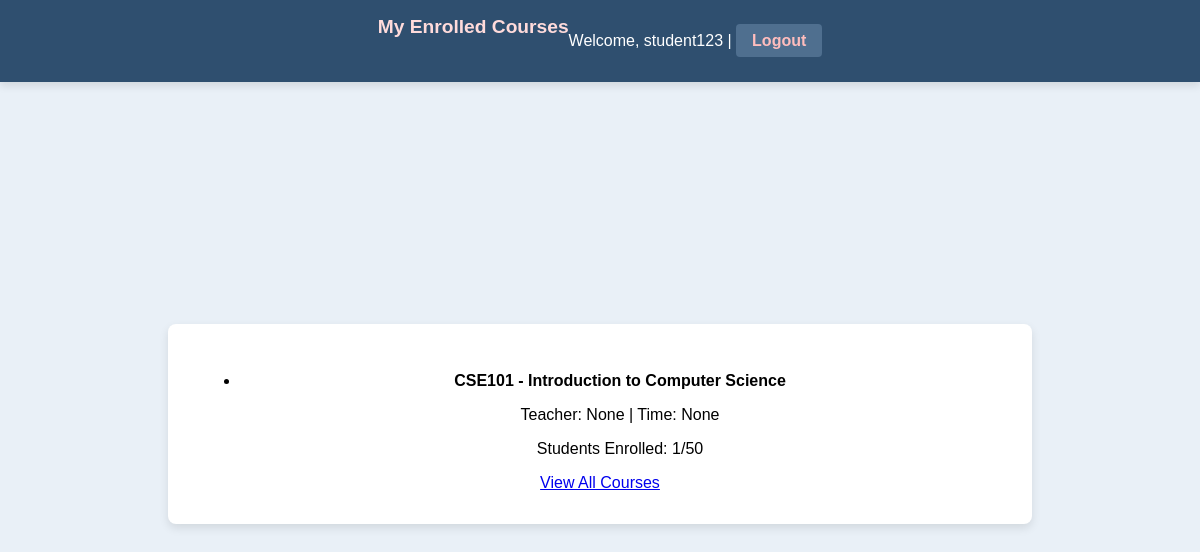
/student/my_courses (signed in), run on an earlier commit of the app's database.
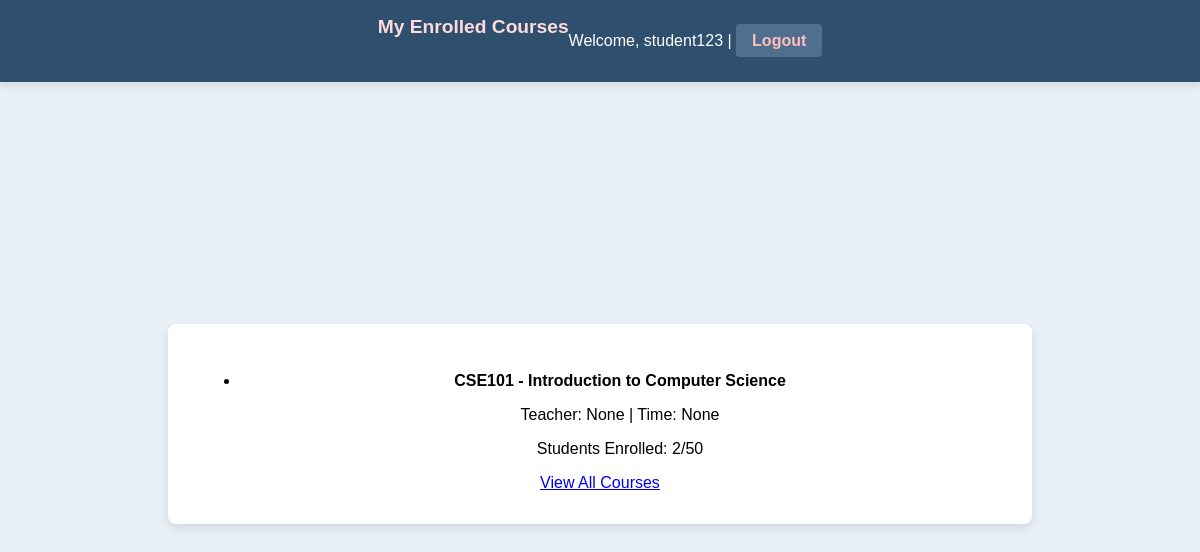
And on a later commit of the database.
### app.py (models this page shows)
class Course(db.Model):
    id = db.Column(db.Integer, primary_key=True)
    course_code = db.Column(db.String(10), unique=True, nullable=False)
    course_name = db.Column(db.String(100), nullable=False)
    capacity = db.Column(db.Integer, nullable=False)
    teacher = db.Column(db.String(100), nullable=True)
    time = db.Column(db.String(50), nullable=True)
    enrolled_count = db.Column(db.Integer, default=0)

### app.py (the view)
@app.route('/student/my_courses')
@login_required
def my_courses():
    if current_user.role != 'student':
        flash("Access denied: Only students can view this page.", "danger")
        return redirect(url_for('login'))
    enrollments = Enrollment.query.filter_by(user_id=current_user.id).all()
    enrolled_courses = [Course.query.get(enrollment.course_id) for enrollment in enrollments]
    return render_template('my_courses.html', courses=enrolled_courses)

### app.py (called while the page is built)
@login_manager.user_loader
def load_user(user_id):
    return User.query.get(int(user_id))

### templates/my_courses.html (shortened to what this page needs)
<!DOCTYPE html>
<html lang="en">
<head>
    <link rel="stylesheet" href="{{ url_for('static', filename='styles.css') }}">
</head>
<body>
    <div class="header">
        <h1>My Enrolled Courses</h1>
        <p>Welcome, {{ current_user.username }} | <a href="{{ url_for('logout') }}" class="sign-out">Logout</a></p>
    </div>
    <div class="container">
        <ul>
            {% if courses %}
                {% for course in courses %}
                <li>
                    <strong>{{ course.course_code }} - {{ course.course_name }}</strong>
                    <p>Teacher: {{ course.teacher }} | Time: {{ course.time }}</p>
                    <p>Students Enrolled: {{ course.enrolled_count }}/{{ course.capacity }}</p>
                </li>
                {% endfor %}
            {% else %}
                <p>You are not enrolled in any courses yet.</p>
            {% endif %}
        </ul>
        <a href="{{ url_for('student_courses') }}" class="button">View All Courses</a>
    </div>
</body>
</html>

What changed in the data, as far as the page shows it:
changed Course "CSE101": enrolled_count "1" → "2"
